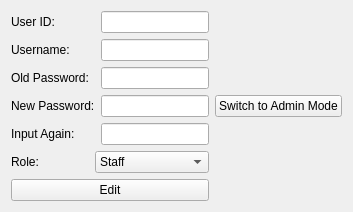
              <widget class="QWidget" name="page_2">
               <layout class="QGridLayout" name="gridLayout_25">
                <item row="0" column="0">
                 <layout class="QVBoxLayout" name="verticalLayout_6">
                  <item>
                   <layout class="QGridLayout" name="gridLayout_24">
                    <item row="0" column="2">
                     <widget class="QLineEdit" name="lineEdit_user_personalEdit_uid"/>
                    </item>
                    <item row="5" column="0" colspan="2">
                     <widget class="QLabel" name="label_34">
                      <property name="text">
                       <string>Input Again:</string>
                      </property>
                     </widget>
                    </item>
                    <item row="5" column="2">
                     <widget class="QLineEdit" name="lineEdit_user_personalEdit_password_new_again"/>
                    </item>
                    <item row="3" column="2">
                     <widget class="QLineEdit" name="lineEdit_user_personalEdit_password_old"/>
                    </item>
                    <item row="6" column="0">
                     <widget class="QLabel" name="label_36">
                      <property name="text">
                       <string>Role:</string>
                      </property>
                     </widget>
                    </item>
                    <item row="4" column="0" colspan="2">
                     <widget class="QLabel" name="label_33">
                      <property name="text">
                       <string>New Password:</string>
                      </property>
                     </widget>
                    </item>
                    <item row="4" column="2">
                     <widget class="QLineEdit" name="lineEdit_user_personalEdit_password_new"/>
                    </item>
                    <item row="0" column="0">
                     <widget class="QLabel" name="label_31">
                      <property name="text">
                       <string>User ID:</string>
                      </property>
                     </widget>
                    </item>
                    <item row="3" column="0">
                     <widget class="QLabel" name="label_32">
                      <property name="text">
                       <string>Old Password:</string>
                      </property>
                     </widget>
                    </item>
                    <item row="6" column="1" colspan="2">
                     <widget class="QComboBox" name="comboBox_user_personalEdit_role">
                      <item>
                       <property name="text">
                        <string>Staff</string>
                       </property>
                      </item>
                      <item>
                       <property name="text">
                        <string>Administrator</string>
                       </property>
                      </item>
                      <item>
                       <property name="text">
                        <string>Manager</string>
                       </property>
                      </item>
                     </widget>
                    </item>
                    <item row="1" column="0">
                     <widget class="QLabel" name="label_38">
                      <property name="text">
                       <string>Username:</string>
                      </property>
                     </widget>
                    </item>
                    <item row="1" column="2">
                     <widget class="QLineEdit" name="lineEdit_user_personalEdit_username"/>
                    </item>
                   </layout>
                  </item>
                  <item>
                   <widget class="QPushButton" name="button_user_personalEdit">
                    <property name="text">
                     <string>Edit</string>
                    </property>
                   </widget>
                  </item>
                 </layout>
                </item>
                <item row="0" column="1">
                 <widget class="QPushButton" name="button_user_switchToAdminMode">
                  <property name="maximumSize">
                   <size>
                    <width>300</width>
                    <height>16777215</height>
                   </size>
                  </property>
                  <property name="text">
                   <string>Switch to Admin Mode</string>
                  </property>
                 </widget>
                </item>
               </layout>
              </widget>
